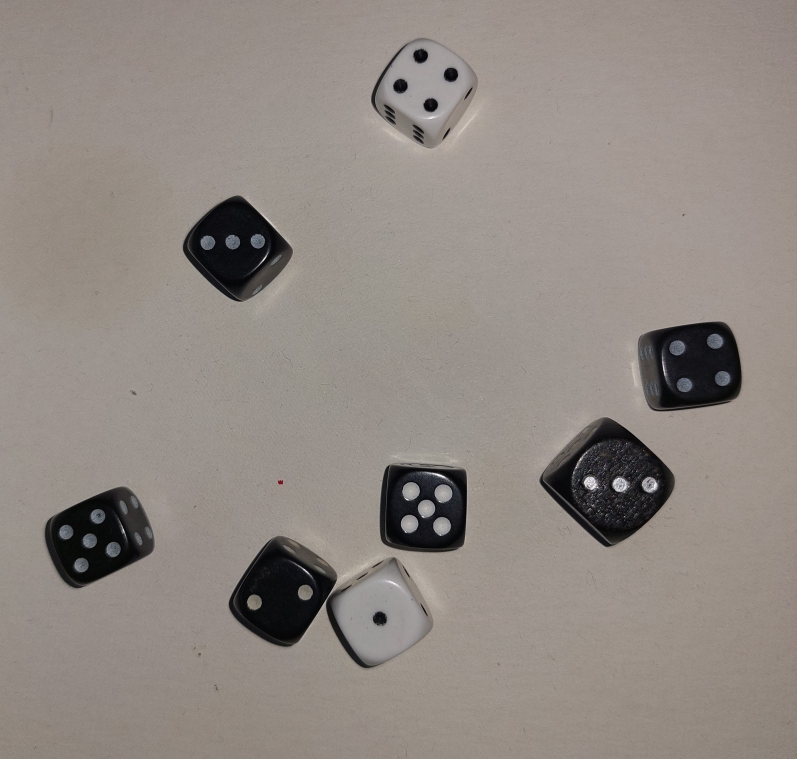
#> input picture images/itemsOverlap.jpg, 3187 x 3034 px (shown at 1/4 size)
$ jupyter execute filters.ipynb
#> lines starting #> are read from the running program, lines starting #| are printed output that depends on the picture; after the words box and inside, x2 and y2 are one past the last pixel; in counts of white or black regions, pixels touching at a corner belong together
### support/plot.py
import numpy as np
from IPython.display import display, Math, Latex
import matplotlib.pyplot as plt

# [10 lines left out: function draw_matrix, not called in this run]

def plot_tensor(tensor: np.ndarray):
    display(Math(draw_matrix(tensor)))

def show_images(imgs, names = None):
    fig, axes = plt.subplots(1, len(imgs))
    fig.set_size_inches(len(imgs) * 5, 5)
    if not names:
        names = [''] * len(imgs)
    for img, ax, name in zip(imgs, axes, names):
        ax.imshow(img, cmap='grey')
        ax.title.set_text(name)
    plt.show()

def main():
    print(draw_matrix(np.ones([3,4,2])))

# [2 lines that do not run on import are left out]


### filters.ipynb
[cell 1]
from scipy.fft import fftn, ifftn
import skimage
from support.plot import show_images
import numpy as np
image = skimage.io.imread("images/itemsOverlap.jpg", as_gray = True)
#> image: shape (3034, 3187) float64; min 0, max 1, mean 0.541
print(image.shape)
#| (3034, 3187)
ft = fftn(image)
reconstr = np.real(ifftn(ft))
magnitudes = np.log(np.abs(ft))
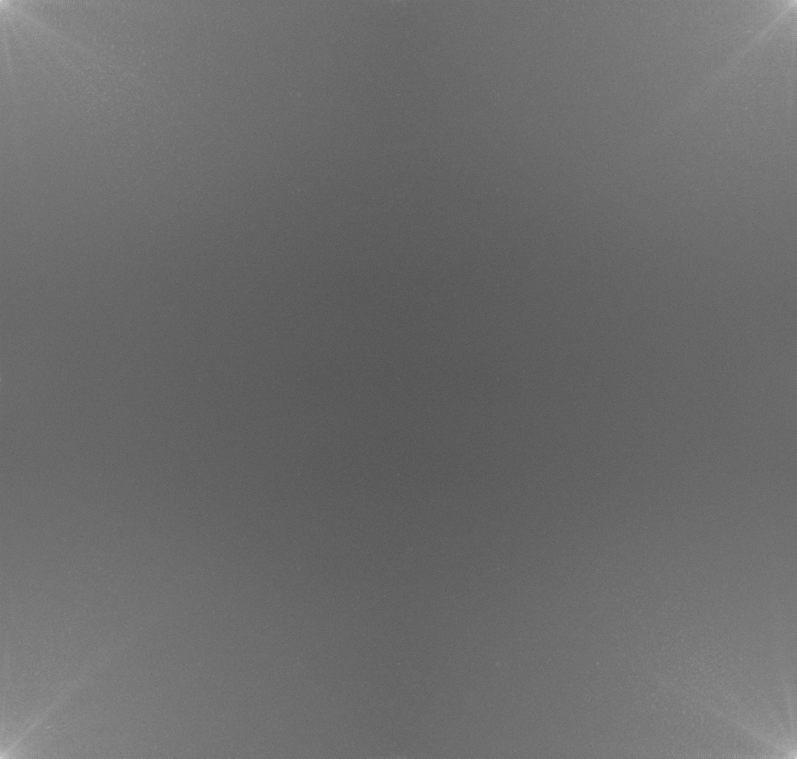
#> magnitudes: shape (3034, 3187) float64 (shown at 1/4 size); min -6, max 15.47, mean 3.1; drawn with min black and max white
show_images([image, magnitudes, reconstr], ["Input", "DFT", "Reconstruction"])
#> (the call stopped at in show_images, `fig, axes = plt.subplots(1, len(imgs))`: IPython is not available in this run)

[cell 2]
from skimage import filters, morphology, measure, feature, draw
import matplotlib.pyplot as plt
from support.bounding_boxes import draw_bounding_boxes, create_bounding_boxes

# configure parameters

t_rect_area = 200
t_small_objects = 75
canny_sigma = 0.5

plt.imshow(image > 0.2, cmap='gray')
#> (this line was passed over: IPython is not available in this run)
plt.show()

labels = measure.label(morphology.dilation(image > 0.2, np.ones((25,25))))
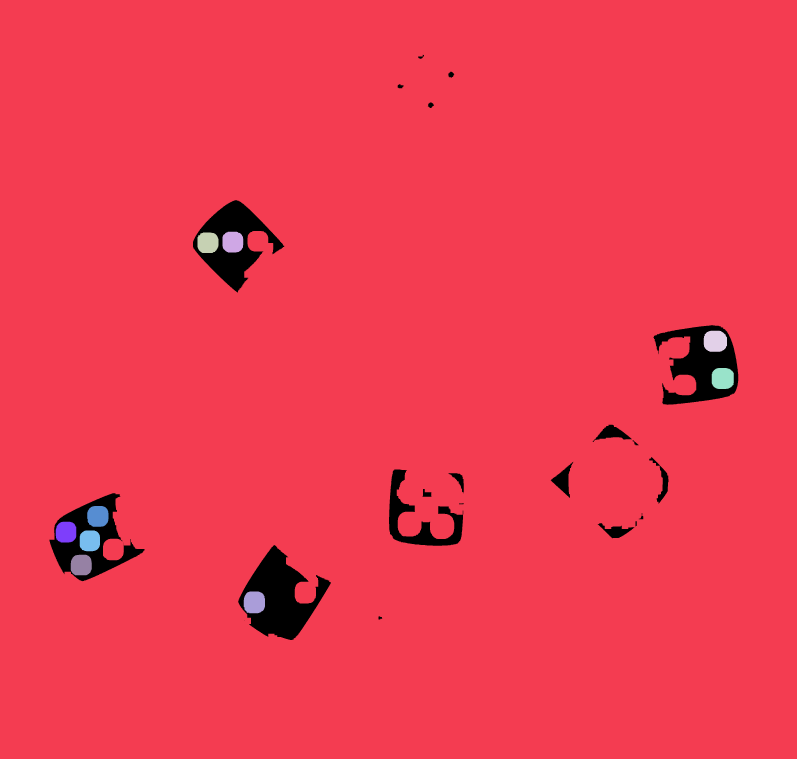
#> labels: shape (3034, 3187) int32 (shown at 1/4 size); 11 distinct labels, from 0 to 10; one colour per label, 0 black
plt.imshow(labels, cmap='tab20')
#> (this line was passed over: IPython is not available in this run)
plt.show()


img = skimage.transform.resize(image, (300, 350))
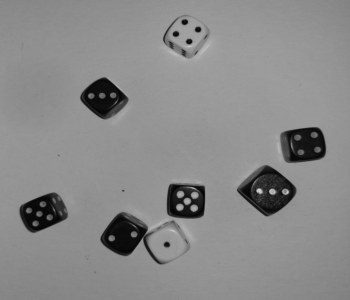
#> img: shape (300, 350) float64; min 0.0238, max 0.819, mean 0.541
plt.imshow(img, cmap='gray')
#> (this line was passed over: IPython is not available in this run)
plt.show()
img = filters.median(img, np.ones((3, 3)))
plt.imshow(img, cmap='gray')
#> (this line was passed over: IPython is not available in this run)
plt.show()
edges = feature.canny(img, canny_sigma)
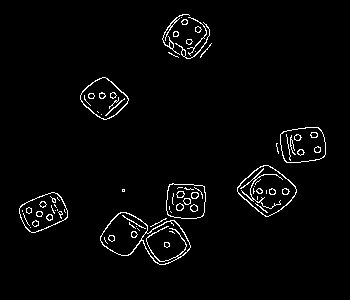
#> edges: shape (300, 350) bool; 2.6% white in thin lines or dots, all inside (x1, y1, x2, y2) = (19, 14, 326, 265)
plt.imshow(edges, cmap='gray')
#> (this line was passed over: IPython is not available in this run)
plt.show()

dilated = morphology.dilation(edges, np.ones((3,3)))
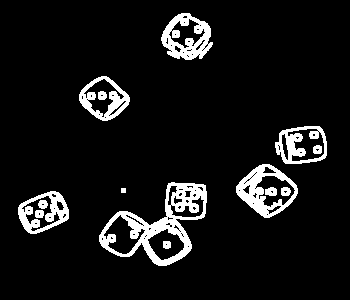
#> dilated: shape (300, 350) bool; 8.3% white; 14 white regions, largest, box (x1, y1, x2, y2) and area: (99, 182, 207, 266) 2842, (236, 164, 298, 218) 1330, (161, 13, 213, 60) 1275
plt.imshow(dilated, cmap='gray')
#> (this line was passed over: IPython is not available in this run)
plt.show()

labels = measure.label(np.logical_not(dilated))
plt.imshow(labels, cmap='tab20')
plt.show()

labels = morphology.remove_small_objects(labels, t_small_objects)
rectangles = create_bounding_boxes(labels)
draw_bounding_boxes(rectangles)
plt.imshow(labels, cmap='tab20')
plt.show()

# remove all small rectangles
rectangles = [rect for rect in rectangles if rect[2] * rect[3] > t_rect_area]
draw_bounding_boxes(rectangles)

plt.imshow(img, cmap='gray')
plt.show()

fd, hog_image = feature.hog(
    edges,
    orientations=8,
    pixels_per_cell=(16, 16),
    cells_per_block=(1, 1),
    visualize=True
)
plt.imshow(hog_image, cmap='gray')
plt.show()


circle = skimage.io.imread("images/circle.png", as_gray=True)
plt.imshow(circle, cmap='gray')
plt.show()

circles = feature.match_template(edges, circle)

plt.imshow(circles, cmap='gray')
plt.show()

peaks = feature.peak_local_max(circles, min_distance=8)
plt.imshow(circles, cmap='gray')
plt.plot(peaks[:, 1], peaks[:, 0], 'r.')

$ run again, with images/Numbers.jpg copied over images/itemsOverlap.jpg
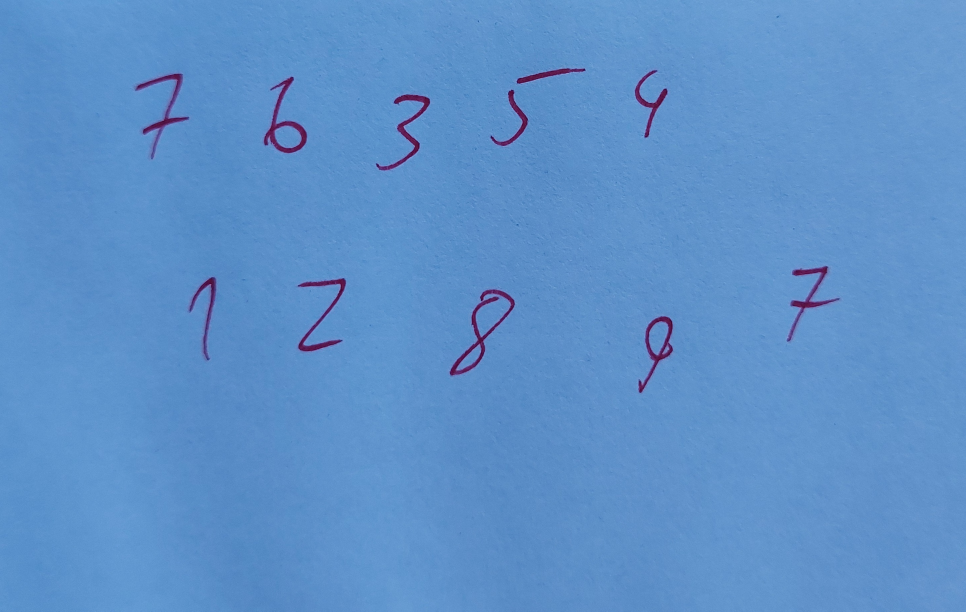
#> input picture images/Numbers.jpg, 2897 x 1834 px (shown at 1/3 size)
#| (1834, 2897)
#> labels: shape (1834, 2897) int32; every value is 1
#> `edges = feature.canny(img, canny_sigma)`:
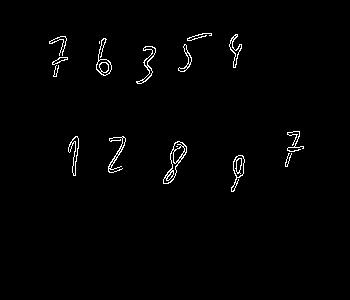
#> edges: shape (300, 350) bool; 1.3% white in thin lines or dots, all inside (x1, y1, x2, y2) = (49, 33, 304, 192)
#> `dilated = morphology.dilation(edges, np.ones((3,3)))`:
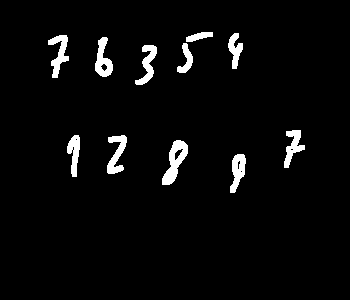
#> dilated: shape (300, 350) bool; 3.7% white; 11 white regions, largest, box (x1, y1, x2, y2) and area: (162, 140, 188, 185) 554, (48, 35, 69, 78) 411, (107, 135, 127, 174) 406
